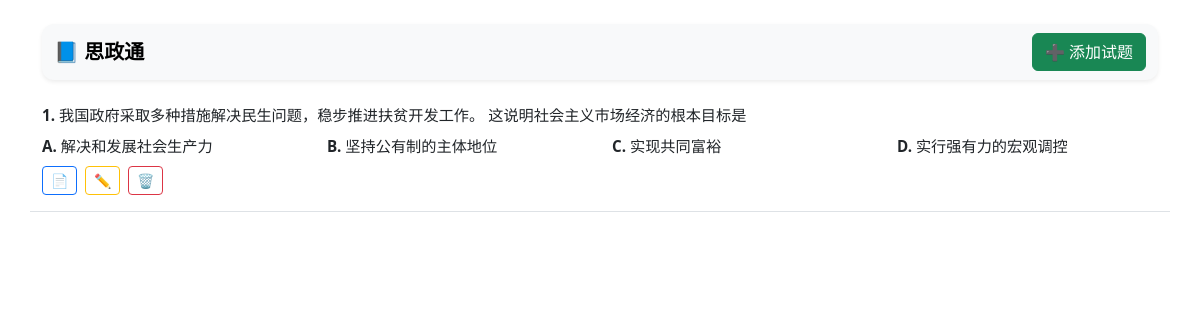
Before: / with the older database file.
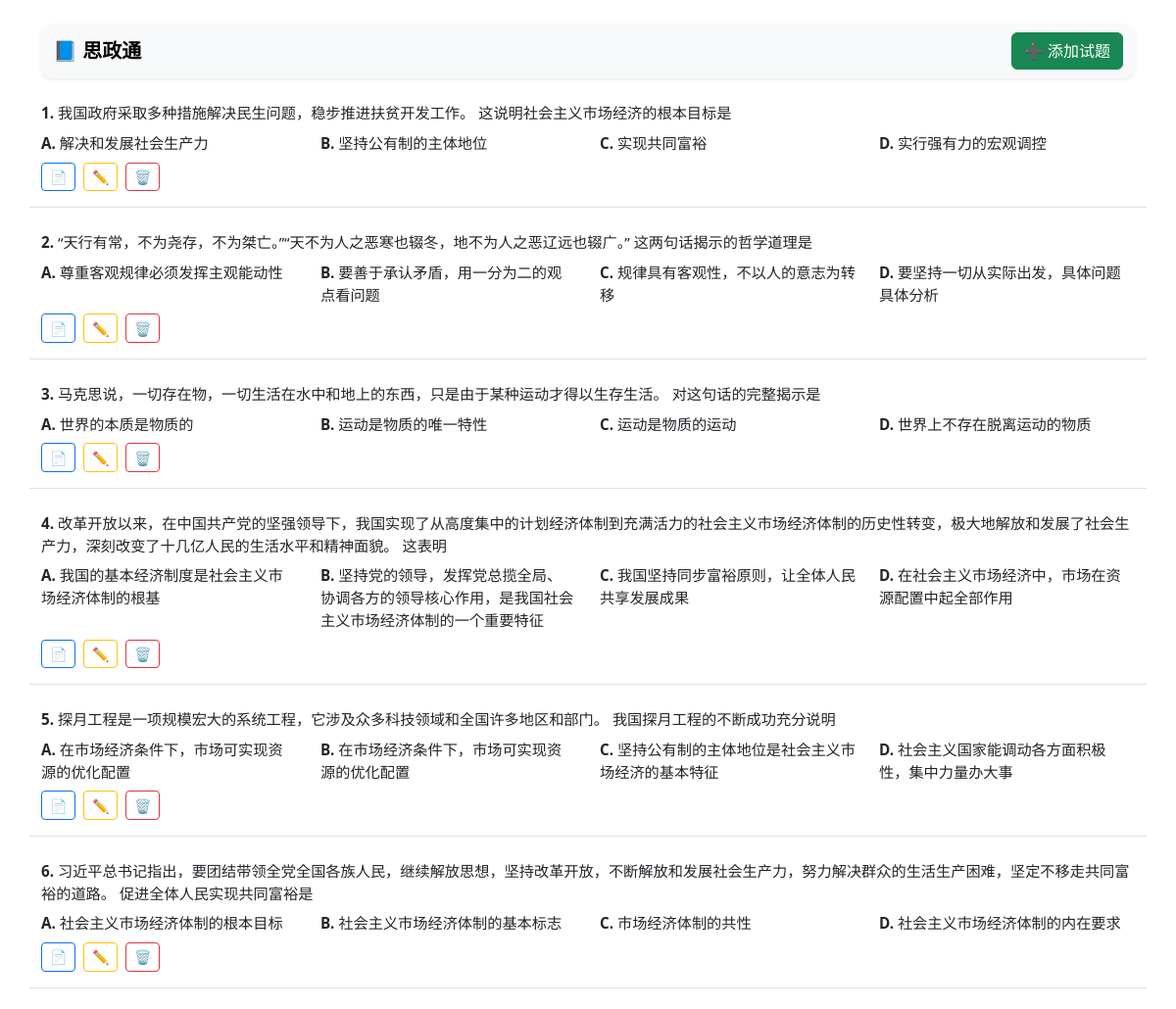
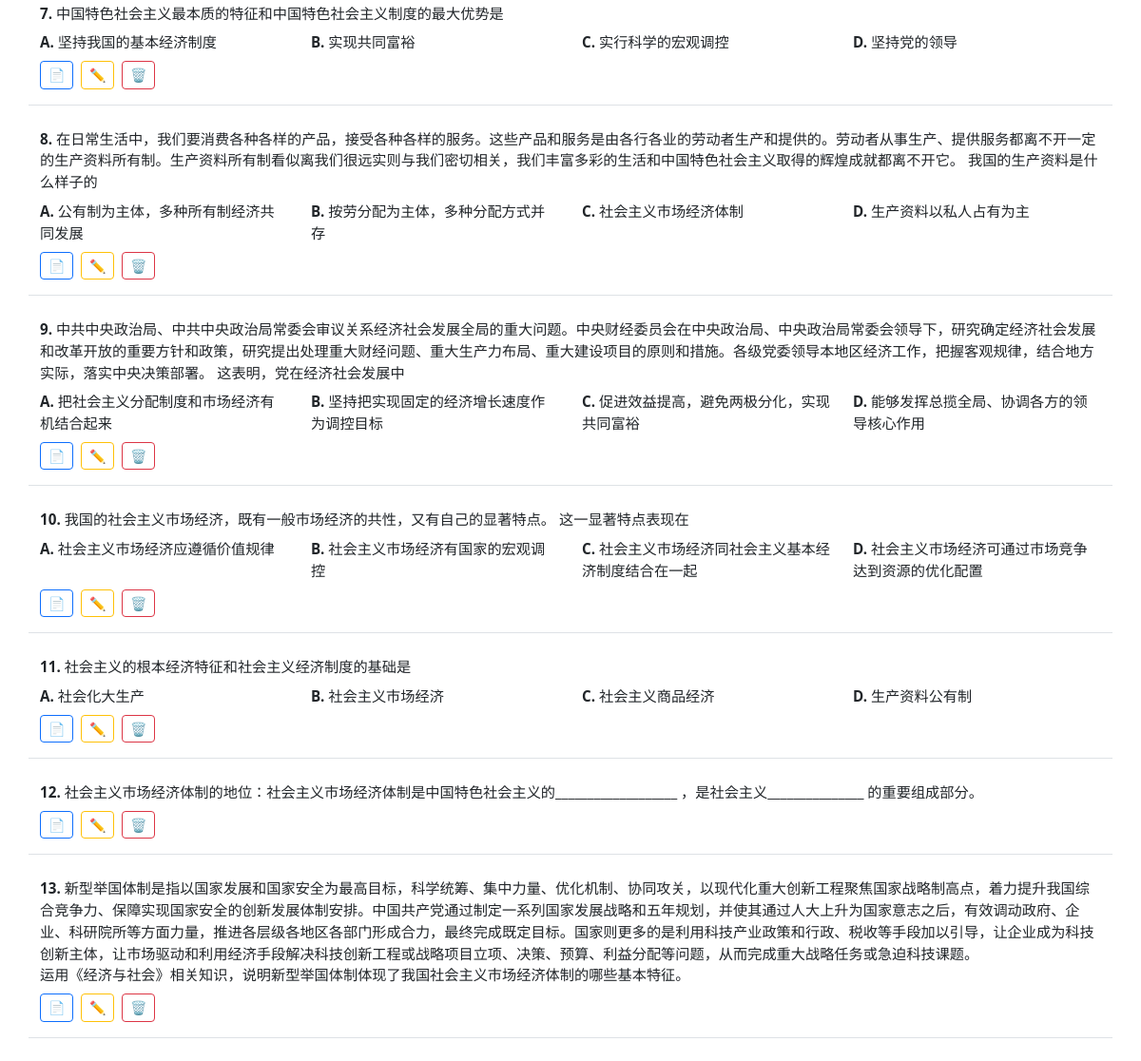
After: the same page with the newer database file (2 pictures, top to bottom).
### tables this page shows
CREATE TABLE questions (
        id INTEGER PRIMARY KEY AUTOINCREMENT,
        question_type TEXT NOT NULL,  -- '选择题', '填空题', '问答题'
        material TEXT NOT NULL,       -- 材料部分
        question_text TEXT NOT NULL,  -- 设问
        option_a TEXT,  -- 选项A
        option_b TEXT,  -- 选项B
        option_c TEXT,  -- 选项C
        option_d TEXT,  -- 选项D
        correct_answer TEXT,  -- 正确答案
        analysis TEXT  -- 解析
    );

### app.py (the view)
@app.route('/')
def index():
    conn = get_db_connection()  # ✅ This line is required!
    questions = conn.execute('SELECT * FROM questions').fetchall()
    conn.close()
    return render_template('index.html', questions=questions)

### app.py (called while the page is built)
def get_db_connection():
    conn = sqlite3.connect('sztweb.db')
    conn.row_factory = sqlite3.Row
    return conn

### templates/index.html (shortened to what this page needs)
<!DOCTYPE html>
<html>
<head>
    <link href="https://cdn.jsdelivr.net/npm/bootstrap@5.3.0/dist/css/bootstrap.min.css" rel="stylesheet">
</head>
<body class="container py-4">
    <nav class="navbar navbar-expand-lg bg-light sticky-top mb-4 shadow-sm">
        <div class="container-fluid">
          <a class="navbar-brand fw-bold" href="/">📘 思政通</a>
          <div class="d-flex">
            <a href="/add" class="btn btn-success">➕ 添加试题</a>
          </div>
        </div>
      </nav>
    <div class="row g-4">
        {% for q in questions %}
        <div class="col-12 border-bottom pb-3">
            <p class="mb-2">
                <strong>{{ loop.index }}.</strong> {{ q['material'] }}
                {% if q['question_type'] == '问答题' %}<br />{% endif %}
                {{ q['question_text'] }}
            </p>
            {% if q['question_type'] == '选择题' %}
            <div class="row mb-2">
                <div class="col-sm-6 col-lg-3"><strong>A.</strong> {{ q['option_a'] }}</div>
                <div class="col-sm-6 col-lg-3"><strong>B.</strong> {{ q['option_b'] }}</div>
                <div class="col-sm-6 col-lg-3"><strong>C.</strong> {{ q['option_c'] }}</div>
                <div class="col-sm-6 col-lg-3"><strong>D.</strong> {{ q['option_d'] }}</div>
            </div>
            {% endif %}
            <div class="d-flex gap-2">
                <a href="/question/{{ q['id'] }}" class="btn btn-sm btn-outline-primary" title="查看">📄</a>
                <a href="/edit/{{ q['id'] }}" class="btn btn-sm btn-outline-warning" title="编辑">✏️</a>
                <a href="/delete/{{ q['id'] }}" class="btn btn-sm btn-outline-danger" title="删除"
                   onclick="return confirm('确定要删除这道题吗？');">🗑️</a>
            </div>
        </div>
        {% else %}
        <p class="text-muted">暂无试题。</p>
        {% endfor %}
    </div>
</body>
</html>

### templates/index.html (style rules this page uses)
body { font-size: 0.95rem; }
nav.navbar { border-radius: 0.75rem; box-shadow: 0 2px 4px rgba(0,0,0,0.05); }
.btn-sm { padding: 0.2rem 0.5rem; }

Changed rows visible on the page:
added questions: material "“天行有常，不为尧存，不为桀亡。”“天不为人之恶寒也辍冬，地不为人之恶辽远也辍广。”", question_text "这两句话揭示的哲学道理是", option_a "尊重客观规律必须发挥主观能动性", option_b "要善于承认矛盾，用一分为二的观点看问题", option_c "规律具有客观性，不以人的意志为转移", option_d "要坚持一切从实际出发，具体问题具体分析"
added questions: material "马克思说，一切存在物，一切生活在水中和地上的东西，只是由于某种运动才得以生存生活。", question_text "对这句话的完整揭示是", option_a "世界的本质是物质的", option_b "运动是物质的唯一特性", option_c "运动是物质的运动", option_d "世界上不存在脱离运动的物质"
added questions: material "改革开放以来，在中国共产党的坚强领导下，我国实现了从高度集中的计划经济体制到充满活力的社会主义市场经济体制的历史性转变，极大地解放和发展了社会生产力，深刻改变了十几亿人民的生活水平和精神面貌。", question_text "这表明", option_a "我国的基本经济制度是社会主义市场经济体制的根基", option_b "坚持党的领导，发挥党总揽全局、协调各方的领导核心作用，是我国社会主义市场经济体制的一个重要特征", option_c "我国坚持同步富裕原则，让全体人民共享发展成果", option_d "在社会主义市场经济中，市场在资源配置中起全部作用"
added questions: material "探月工程是一项规模宏大的系统工程，它涉及众多科技领域和全国许多地区和部门。", question_text "我国探月工程的不断成功充分说明", option_a "在市场经济条件下，市场可实现资源的优化配置", option_b "在市场经济条件下，市场可实现资源的优化配置", option_c "坚持公有制的主体地位是社会主义市场经济的基本特征", option_d "社会主义国家能调动各方面积极性，集中力量办大事"
added questions: material "习近平总书记指出，要团结带领全党全国各族人民，继续解放思想，坚持改革开放，不断解放和发展社会生产力，努力解决群众的生活生产困难，坚定不移走共同富裕的道路。", question_text "促进全体人民实现共同富裕是", option_a "社会主义市场经济体制的根本目标", option_b "社会主义市场经济体制的基本标志", option_c "市场经济体制的共性", option_d "社会主义市场经济体制的内在要求"
added questions: question_text "中国特色社会主义最本质的特征和中国特色社会主义制度的最大优势是", option_a "坚持我国的基本经济制度", option_b "实现共同富裕", option_c "实行科学的宏观调控", option_d "坚持党的领导"
added questions: material "在日常生活中，我们要消费各种各样的产品，接受各种各样的服务。这些产品和服务是由各行各业的劳动者生产和提供的。劳动者从事生产、提供服务都离不开一定的生产资料所有制。生产资料所有制看似离我们很远实则与我们密切相关，我们丰富多彩的生活和中国特色社会主义取得的辉煌成就都离不开它。", question_text "我国的生产资料是什么样子的", option_a "公有制为主体，多种所有制经济共同发展", option_b "按劳分配为主体，多种分配方式并存", option_c "社会主义市场经济体制", option_d "生产资料以私人占有为主"
added questions: material "中共中央政治局、中共中央政治局常委会审议关系经济社会发展全局的重大问题。中央财经委员会在中央政治局、中央政治局常委会领导下，研究确定经济社会发展和改革开放的重要方针和政策，研究提出处理重大财经问题、重大生产力布局、重大建设项目的原则和措施。各级党委领导本地区经济工作，把握客观规律，结合地方实际，落实中央决策部署。", question_text "这表明，党在经济社会发展中", option_a "把社会主义分配制度和市场经济有机结合起来", option_b "坚持把实现固定的经济增长速度作为调控目标", option_c "促进效益提高，避免两极分化，实现共同富裕", option_d "能够发挥总揽全局、协调各方的领导核心作用"
added questions: material "我国的社会主义市场经济，既有一般市场经济的共性，又有自己的显著特点。", question_text "这一显著特点表现在", option_a "社会主义市场经济应遵循价值规律", option_b "社会主义市场经济有国家的宏观调控", option_c "社会主义市场经济同社会主义基本经济制度结合在一起", option_d "社会主义市场经济可通过市场竞争达到资源的优化配置"
added questions: question_text "社会主义的根本经济特征和社会主义经济制度的基础是", option_a "社会化大生产", option_b "社会主义市场经济", option_c "社会主义商品经济", option_d "生产资料公有制"
added questions: question_text "社会主义市场经济体制的地位：社会主义市场经济体制是中国特色社会主义的___________________ ，是社会主义_______________ 的重要组成部分。"
added questions: material "新型举国体制是指以国家发展和国家安全为最高目标，科学统筹、集中力量、优化机制、协同攻关，以现代化重大创新工程聚焦国家战略制高点，着力提升我国综合竞争力、保障实现国家安全的创新发展体制安排。中国共产党通过制定一系列国家发展战略和五年规划，并使其通过人大上升为国家意志之后，有效调动政府、企业、科研院所等方面力量，推进各层级各地区各部门形成合力，最终完成既定目标。国家则更多的是利用科技产业政策和行政、税收等手段加以引导，让企业成为科技创新主体，让市场驱动和利用经济手段解决科技创新工程或战略项目立项、决策、预算、利益分配等问题，从而完成重大战略任务或急迫科技课题。", question_text "运用《经济与社会》相关知识，说明新型举国体制体现了我国社会主义市场经济体制的哪些基本特征。"
